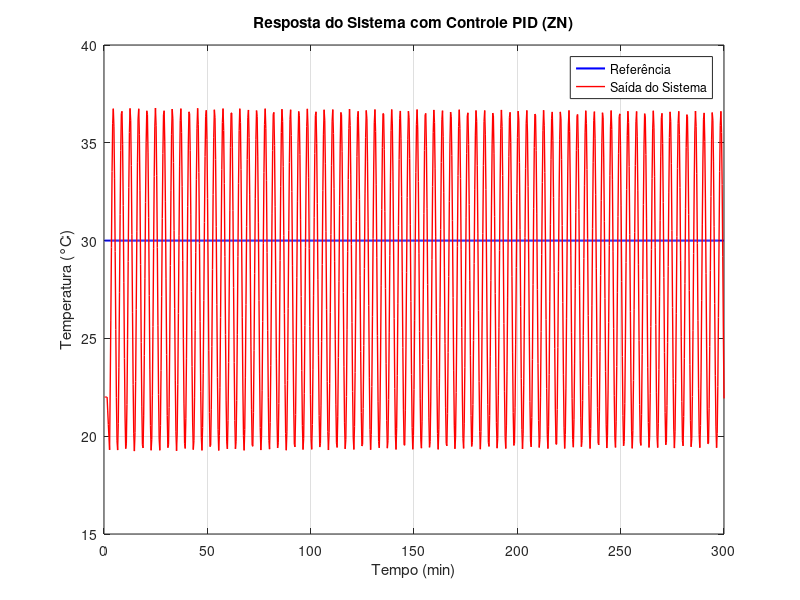

MATLAB code to generate this figure:
% Código para Implementar PID ZN - UMIDADE (Corrigido, mantendo a estrutura original)
clear;

% Determinação do período de amostragem
T_amostra = 18;  


% ##### Configurações da Simulação
qtde_amostras = 1000;
u_1t = zeros(1, qtde_amostras);
erro = zeros(1, qtde_amostras);
y_11t = zeros(1, qtde_amostras);
tempo = zeros(1, qtde_amostras);
r_1t(1:qtde_amostras) = 30; % Referência de 50
% r_2u(qtde_amostras/3+1:2*qtde_amostras/3) = 60; 
% r_2u(2*qtde_amostras/3+1:qtde_amostras) = 55; 


for k=1:5
   %u_2u(k) = 24.82;%valor adicionado apos calculo feito(pag. 80-81 - Caderno de pesquisa)  
   y_11t(k) = 22; 
   erro(k)=r_1t(k) - y_11t(k); 
   tempo(k) = k*T_amostra;
end
ganho_prop = 4.876 ;
%Fecha a malha 
for k=6:qtde_amostras
    y_11t(k) = 0.9678 * y_11t(k-1) + 0.08796 * u_1t(k-4) + 0.00509 * u_1t(k-5);
      erro(k)=r_1t(k)-y_11t(k);
      u_1t(k)= ganho_prop*erro(k);
      % if u_1t(k) > 100
      %     u_1t(k) = 100;
      % end
      % if u_1t(k) < 0
      %     u_1t(k) = 0;
      % end
      tempo(k)=k*T_amostra;
end 

% ##### Geração dos Gráficos
figure(4)
% subplot(2,1,1)
plot(tempo/60, r_1t, 'b', 'LineWidth', 1.5); hold on;
plot(tempo/60, y_11t, 'r', 'LineWidth', 1);
legend('Referência', 'Saída do Sistema');
xlabel('Tempo (min)');
ylabel('Temperatura (°C)');
title('Resposta do Sistema com Controle PID (ZN)');
grid on;
hold off;

% subplot(2,1,2)
% hold on;
% plot(tempo/60, u_1t, 'g', 'LineWidth', 1);
% legend('Sinal de Controle (%)');
% xlabel('Tempo (min)');
% ylabel('Valor');
% title('Sinal de controle do Controle PID');
% grid on;
% hold off;

%==== SALVAR DADOS EM PLANILHA ====
% T = table(tempo(:), r_2u(:), y_22u(:), u_2u(:), erro(:), ...
%     'VariableNames', {'Tempo', 'Referencia_Umidade', 'Saida_Umidade', 'Sinal_Controle_Umidade', 'Erro_Umidade'});
% 
% filename = 'planilhas/dados_PID_ZN_SISO_umidade.csv';
% writetable(T, filename);
% disp(['Dados salvos em: ' filename]);
% 
% % ==== LER DADOS DA PLANILHA ====
% T_lida = readtable(filename);
% 
% disp('Primeiras linhas dos dados lidos:');
% disp(head(T_lida));

% % Se quiser usar as variáveis separadas:
% Tempo = T_lida.Tempo;
% r_2u = T_lida.Referencia_Umidade;
% y_22u = T_lida.Saida_Umidade;
% u_2u = T_lida.Sinal_Controle_Umidade;
% erro = T_lida.Erro_Umidade;
